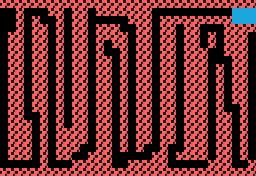

The image is a tile-based game level rendered from a .tmx file. Its description and complete source (layers, tilesets, objects, tile grids) follow:
An orthogonal 32x22 tile map with 8x8 px tiles, 1 tile layer (Capa de patrones 1).

<map version="1.2" tiledversion="2019.12.11" orientation="orthogonal" renderorder="right-down" compressionlevel="0" width="32" height="22" tilewidth="8" tileheight="8" infinite="0" nextlayerid="2" nextobjectid="1">
 <tileset firstgid="1" source="../tileset.tsx" />
 <layer id="1" name="Capa de patrones 1" width="32" height="22">
  <data encoding="csv">
2,2,2,2,2,2,2,2,2,2,2,2,2,2,2,2,2,2,2,2,2,2,2,2,2,2,2,2,2,2,2,2,
0,0,2,0,0,0,2,2,0,2,2,0,2,2,2,2,2,2,2,0,0,0,0,0,0,0,0,0,0,4,4,4,
0,0,2,0,2,0,0,2,0,2,2,0,0,0,0,0,2,2,2,0,2,2,2,2,2,2,2,2,2,4,4,4,
0,0,2,0,2,2,0,2,0,2,2,0,2,2,2,0,0,2,2,0,2,2,0,2,2,0,0,0,2,2,2,2,
0,2,2,0,2,2,0,2,0,2,2,0,2,2,2,2,0,2,2,0,2,2,0,2,2,0,2,0,2,2,2,0,
0,2,2,0,2,2,0,2,0,2,2,0,2,0,2,2,0,2,2,0,2,2,0,2,2,0,2,0,2,2,2,0,
0,2,2,0,2,2,0,2,0,2,2,0,2,0,0,2,0,2,2,0,2,2,0,2,2,2,0,0,2,2,2,0,
0,2,2,0,2,2,0,2,0,2,2,0,2,2,0,2,0,2,2,0,2,2,0,2,2,2,0,0,0,2,2,0,
0,2,2,0,2,2,0,2,0,2,2,0,2,2,0,2,0,2,2,0,2,2,0,2,2,2,0,2,0,2,2,0,
0,2,2,0,2,2,0,2,0,2,2,0,2,2,0,2,0,2,2,0,2,2,0,2,2,2,0,2,0,2,2,0,
0,2,2,0,2,2,0,2,0,2,2,0,2,2,0,2,0,2,2,0,2,2,0,2,2,2,0,2,0,2,2,0,
0,2,2,0,2,2,0,2,0,2,2,0,2,2,0,2,0,2,2,0,2,2,0,2,2,2,0,2,0,2,2,0,
0,2,2,0,2,2,0,2,0,2,2,0,2,2,0,2,0,2,2,0,2,2,0,2,2,2,0,2,0,2,2,0,
0,2,2,0,2,2,0,2,0,2,2,0,2,2,0,2,0,2,2,0,2,2,0,2,2,2,0,2,0,0,2,0,
0,2,2,0,0,2,0,2,0,2,2,0,2,2,0,2,0,2,2,0,2,2,0,2,2,2,0,2,2,0,2,0,
0,2,2,2,0,2,0,2,0,2,2,0,2,2,0,2,0,2,2,0,2,2,0,2,2,2,0,2,2,0,2,0,
0,2,2,2,0,2,0,2,2,2,2,0,2,2,0,2,0,2,2,0,2,2,0,2,2,2,0,2,2,0,2,0,
0,2,2,2,0,2,0,2,2,2,2,0,2,2,0,2,0,2,2,0,2,2,0,2,2,2,0,2,2,0,2,0,
0,2,2,2,0,2,0,2,2,2,0,0,2,2,0,2,0,2,0,0,2,0,0,2,2,2,0,2,2,0,2,0,
0,2,2,2,0,2,0,2,2,0,0,2,2,2,0,0,0,0,0,2,2,0,2,2,2,2,0,2,2,0,2,0,
0,0,0,0,0,2,0,0,0,2,2,2,2,2,0,0,2,2,2,2,2,0,0,0,0,0,2,2,2,0,0,2,
2,2,2,2,2,2,2,2,2,2,2,2,2,2,2,2,2,2,2,2,2,2,2,2,2,2,2,2,2,2,2,2
</data>
 </layer>
</map>
